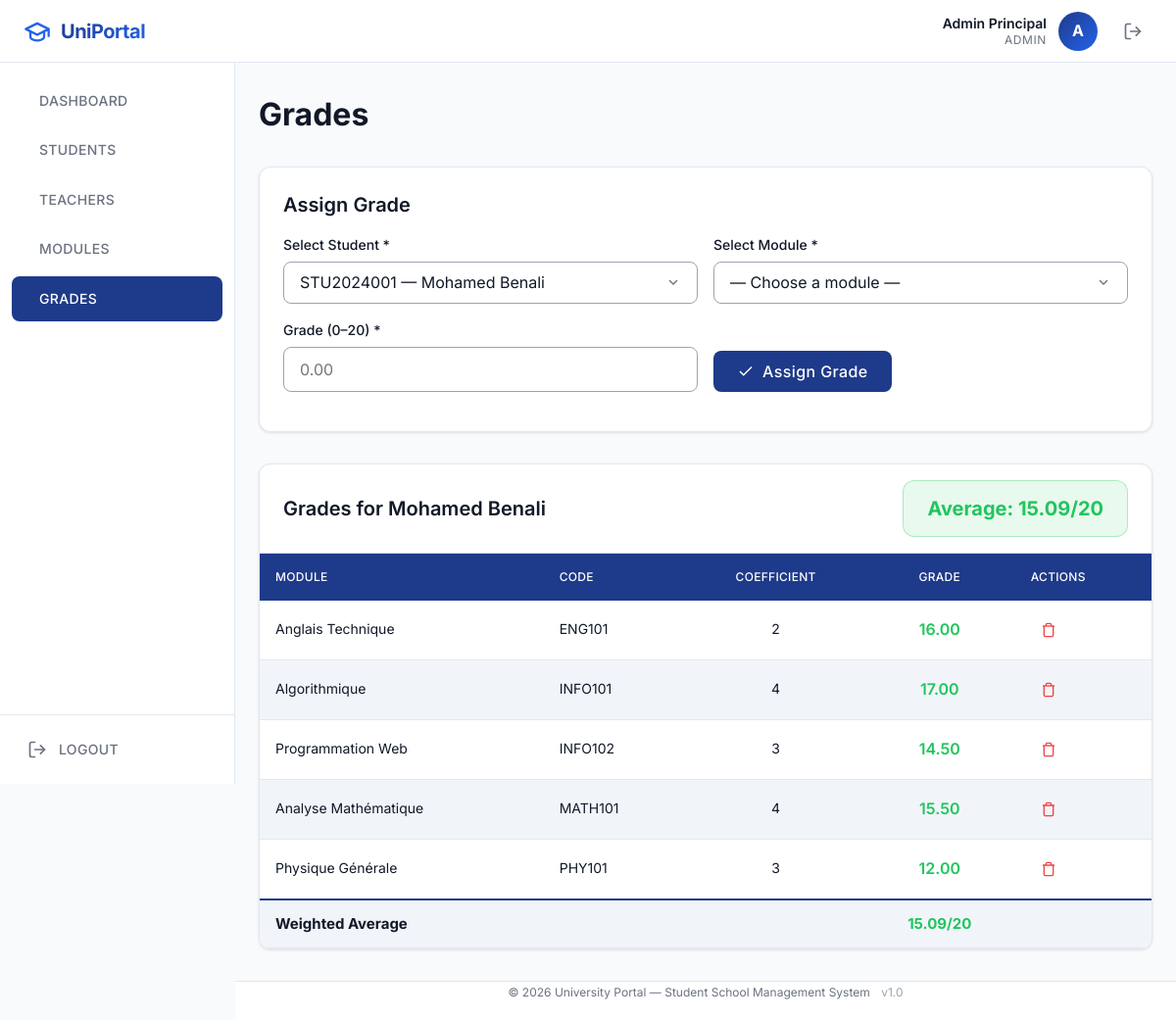
Page /admin/grades.php?student_id=1 (signed in) on the committed database.
### tables this page shows
CREATE TABLE IF NOT EXISTS students (
    id          INT AUTO_INCREMENT PRIMARY KEY,
    matricule   VARCHAR(20)     NOT NULL UNIQUE,
    first_name  VARCHAR(100)    NOT NULL,
    last_name   VARCHAR(100)    NOT NULL,
    birth_date  DATE            NULL,
    email       VARCHAR(150)    NOT NULL UNIQUE,
    password    VARCHAR(255)    NOT NULL,
    level       VARCHAR(20)     NOT NULL DEFAULT 'L1',
    created_at  TIMESTAMP       DEFAULT CURRENT_TIMESTAMP,
    INDEX idx_student_matricule (matricule),
    INDEX idx_student_email (email),
    INDEX idx_student_level (level)
);

CREATE TABLE IF NOT EXISTS grades (
    id          INT AUTO_INCREMENT PRIMARY KEY,
    student_id  INT             NOT NULL,
    module_id   INT             NOT NULL,
    grade       DECIMAL(5,2)    NOT NULL CHECK (grade >= 0 AND grade <= 20),
    created_at  TIMESTAMP       DEFAULT CURRENT_TIMESTAMP,
    updated_at  TIMESTAMP       DEFAULT CURRENT_TIMESTAMP ON UPDATE CURRENT_TIMESTAMP,
    UNIQUE KEY uk_student_module (student_id, module_id),
    INDEX idx_grade_student (student_id),
    INDEX idx_grade_module (module_id),
    CONSTRAINT fk_grade_student
        FOREIGN KEY (student_id) REFERENCES students(id)
        ON DELETE CASCADE ON UPDATE CASCADE,
    CONSTRAINT fk_grade_module
        FOREIGN KEY (module_id) REFERENCES modules(id)
        ON DELETE CASCADE ON UPDATE CASCADE
);

CREATE TABLE IF NOT EXISTS modules (
    id          INT AUTO_INCREMENT PRIMARY KEY,
    code        VARCHAR(20)     NOT NULL UNIQUE,
    name        VARCHAR(150)    NOT NULL,
    coefficient INT             NOT NULL DEFAULT 1,
    teacher_id  INT             NULL,
    created_at  TIMESTAMP       DEFAULT CURRENT_TIMESTAMP,
    INDEX idx_module_code (code),
    INDEX idx_module_teacher (teacher_id),
    CONSTRAINT fk_module_teacher
        FOREIGN KEY (teacher_id) REFERENCES teachers(id)
        ON DELETE SET NULL ON UPDATE CASCADE
);

### includes/auth.php (called while the page is built, shortened)
<?php
function e(string $value): string
{
    return htmlspecialchars($value, ENT_QUOTES, 'UTF-8');
}

### admin/grades.php (the view, shortened to what this page needs)
<?php
require_once __DIR__ . '/../includes/auth.php';
require_once __DIR__ . '/../config/database.php';
$students = $pdo->query("SELECT id, matricule, first_name, last_name FROM students ORDER BY last_name")->fetchAll();
$selectedStudent = isset($_GET['student_id']) ? (int)$_GET['student_id'] : 0;
$studentGrades = [];
$weightedAverage = 0;
if ($selectedStudent > 0) {
    $stmt = $pdo->prepare("
        SELECT g.id, g.grade, m.code, m.name AS module_name, m.coefficient
        FROM grades g
        JOIN modules m ON m.id = g.module_id
        WHERE g.student_id = ?
        ORDER BY m.code
    ");
    $stmt->execute([$selectedStudent]);
    $studentGrades = $stmt->fetchAll();
    $totalWeight = 0;
    $totalPoints = 0;
    foreach ($studentGrades as $g) {
        $totalPoints += $g['grade'] * $g['coefficient'];
        $totalWeight += $g['coefficient'];
    }
    $weightedAverage = $totalWeight > 0 ? round($totalPoints / $totalWeight, 2) : 0;
}
include __DIR__ . '/../includes/header.php';
include __DIR__ . '/../includes/sidebar.php';
?>
<div class="page-header">
    <h1>Grades</h1>
</div>
<div class="card mb-32">
    <h3 class="mb-16">Assign Grade</h3>
    <form method="POST" data-validate>
        <div class="form-row">
            <div class="form-group">
                <label class="form-label" for="grade_student">Select Student *</label>
                <select id="grade_student" name="student_id" class="form-control" required onchange="window.location='grades.php?student_id='+this.value">
                    <?php foreach ($students as $s): ?>
                        <option value="<?php echo $s['id']; ?>" <?php echo $selectedStudent == $s['id'] ? 'selected' : ''; ?>>
                            <?php echo e($s['matricule'] . ' — ' . $s['first_name'] . ' ' . $s['last_name']); ?>
                        </option>
                    <?php endforeach; ?>
                </select>
            </div>
            <div class="form-group">
                <label class="form-label" for="grade_module">Select Module *</label>
                <select id="grade_module" name="module_id" class="form-control" required>
                    <option value="">— Choose a module —</option>
                </select>
            </div>
        </div>
        <div class="form-row">
            <div class="form-group">
                <label class="form-label" for="grade_value">Grade (0–20) *</label>
                <input type="number" id="grade_value" name="grade" class="form-control" data-grade
                       min="0" max="20" step="0.25" placeholder="0.00" required>
            </div>
            <div class="form-group" style="display:flex; align-items:flex-end;">
                <button type="submit" class="btn btn-primary">
                    <svg width="18" height="18" viewBox="0 0 24 24" fill="none" stroke="currentColor" stroke-width="2"><polyline points="20 6 9 17 4 12"/></svg>
                    Assign Grade
                </button>
            </div>
        </div>
    </form>
</div>
<?php if ($selectedStudent > 0): ?>
    <div class="table-container">
        <div class="table-toolbar">
            <h3 style="margin:0;">
                Grades for
                <?php
                    foreach ($students as $s) {
                        if ($s['id'] == $selectedStudent) {
                            echo e($s['first_name'] . ' ' . $s['last_name']);
                            break;
                        }
                    }
                ?>
            </h3>
            <div class="average-badge <?php echo $weightedAverage >= 10 ? 'pass' : 'fail'; ?>">
                Average: <?php echo $weightedAverage; ?>/20
            </div>
        </div>
        <table class="responsive-table">
            <thead>
                <tr>
                    <th>Module</th>
                    <th>Code</th>
                    <th class="text-center">Coefficient</th>
                    <th class="text-center">Grade</th>
                    <th>Actions</th>
                </tr>
            </thead>
            <tbody>
                <?php if (empty($studentGrades)): ?>
                    <tr><td colspan="5" class="empty-state"><p>No grades assigned yet</p></td></tr>
                <?php else: ?>
                    <?php foreach ($studentGrades as $g): ?>
                        <tr>
                            <td data-label="Module"><?php echo e($g['module_name']); ?></td>
                            <td data-label="Code"><?php echo e($g['code']); ?></td>
                            <td data-label="Coefficient" class="text-center"><?php echo $g['coefficient']; ?></td>
                            <td data-label="Grade" class="text-center">
                                <span class="grade-value <?php echo $g['grade'] >= 10 ? 'grade-pass' : 'grade-fail'; ?>">
                                    <?php echo number_format($g['grade'], 2); ?>
                                </span>
                            </td>
                            <td data-label="Actions">
                                <form method="POST" id="delete-grade-<?php echo $g['id']; ?>" style="display:inline;">
                                    <button type="button" class="btn-delete" onclick="confirmDelete('Remove this grade?', 'delete-grade-<?php echo $g['id']; ?>')" title="Delete">
                                        <svg width="16" height="16" viewBox="0 0 24 24" fill="none" stroke="currentColor" stroke-width="2"><polyline points="3 6 5 6 21 6"/><path d="M19 6v14a2 2 0 0 1-2 2H7a2 2 0 0 1-2-2V6m3 0V4a2 2 0 0 1 2-2h4a2 2 0 0 1 2 2v2"/></svg>
                                    </button>
                                </form>
                            </td>
                        </tr>
                    <?php endforeach; ?>
                    <tr class="total-row">
                        <td colspan="3" data-label=""><strong>Weighted Average</strong></td>
                        <td class="text-center" data-label="Average">
                            <strong class="<?php echo $weightedAverage >= 10 ? 'grade-pass' : 'grade-fail'; ?>">
                                <?php echo $weightedAverage; ?>/20
                            </strong>
                        </td>
                        <td></td>
                    </tr>
                <?php endif; ?>
            </tbody>
        </table>
    </div>
<?php endif; ?>
<?php include __DIR__ . '/../includes/footer.php'; ?>

### assets/css/style.css (style rules this page uses)
:root { --primary: #1e3a8a; --secondary: #2563eb; --bg: #f8fafc; --text: #111827; --success: #22c55e; --danger: #ef4444; --white: #ffffff; --gray-100: #f1f5f9; --gray-200: #e2e8f0; --gray-400: #9ca3af; --gray-500: #6b7280; --primary-80: rgba(30, 58, 138, 0.8); --header-h: 64px; --sidebar-w: 240px; --footer-h: 40px; --radius: 8px; --radius-lg: 12px; --z-header: 1000; --z-sidebar: 900; --z-modal: 2000; --z-toast: 2500; --shadow-sm: 0 1px 3px rgba(0,0,0,0.1); --shadow-md: 0 4px 12px rgba(0,0,0,0.12); --shadow-lg: 0 10px 30px rgba(0,0,0,0.15); --transition: 0.3s ease; }
*, *::before, *::after { margin: 0; padding: 0; box-sizing: border-box; }
html { font-size: 16px; scroll-behavior: smooth; }
body { font-family: 'Inter', Arial, sans-serif; color: var(--text); background: var(--bg); line-height: 1.6; min-height: 100vh; -webkit-font-smoothing: antialiased; -moz-osx-font-smoothing: grayscale; }
h1 { font-size: 32px; font-weight: 700; line-height: 1.3; margin-bottom: 16px; }
h3 { font-size: 20px; font-weight: 600; line-height: 1.4; margin-bottom: 8px; }
.page-header { display: flex; align-items: center; justify-content: space-between; flex-wrap: wrap; gap: 16px; margin-bottom: 32px; }
.page-header h1 { margin-bottom: 0; }
.btn { display: inline-flex; align-items: center; justify-content: center; gap: 8px; padding: 12px 24px; border: none; border-radius: var(--radius); font-family: inherit; font-size: 16px; font-weight: 500; letter-spacing: 0.025em; cursor: pointer; transition: all var(--transition); line-height: 1; text-decoration: none; }
.btn-primary { background: var(--primary); color: var(--white); }
.card { background: var(--white); border: 1px solid var(--gray-200); border-radius: var(--radius-lg); padding: 24px; box-shadow: var(--shadow-sm); transition: box-shadow var(--transition); }
.table-container { background: var(--white); border: 1px solid var(--gray-200); border-radius: var(--radius-lg); overflow: hidden; box-shadow: var(--shadow-sm); }
.table-toolbar { display: flex; align-items: center; justify-content: space-between; flex-wrap: wrap; gap: 16px; padding: 16px 24px; border-bottom: 1px solid var(--gray-200); }
table { width: 100%; border-collapse: collapse; font-size: 14px; }
thead th { background: var(--primary); color: var(--white); font-weight: 500; text-align: left; padding: 14px 16px; white-space: nowrap; letter-spacing: 0.025em; text-transform: uppercase; font-size: 12px; }
tbody td { padding: 12px 16px; border-bottom: 1px solid var(--gray-200); vertical-align: middle; }
tbody tr:nth-child(even) { background: var(--gray-100); }
.text-center { text-align: center; }
.btn-edit, .btn-delete { width: 36px; height: 36px; border-radius: 50%; border: none; cursor: pointer; display: inline-flex; align-items: center; justify-content: center; transition: all var(--transition); background: transparent; }
.btn-delete { color: var(--danger); }
.form-group { margin-bottom: 16px; }
.form-label { display: block; font-weight: 500; font-size: 14px; margin-bottom: 6px; color: var(--text); }
.form-control { width: 100%; padding: 12px 16px; border: 1px solid var(--gray-400); border-radius: var(--radius); font-family: inherit; font-size: 16px; color: var(--text); background: var(--white); transition: all var(--transition); outline: none; }
select.form-control { appearance: none; background-repeat: no-repeat; background-position: right 16px center; padding-right: 44px; }
.form-row { display: grid; grid-template-columns: 1fr 1fr; gap: 16px; }
.average-badge { display: inline-flex; align-items: center; gap: 8px; padding: 12px 24px; border-radius: var(--radius-lg); font-size: 20px; font-weight: 700; }
.average-badge.pass { background: rgba(34, 197, 94, 0.1); color: var(--success); border: 1px solid rgba(34, 197, 94, 0.3); }
.grade-value { font-weight: 600; font-size: 16px; }
.grade-pass { color: var(--success); }
.total-row td { font-weight: 700 !important; font-size: 15px !important; background: var(--gray-100) !important; border-top: 2px solid var(--primary) !important; }
.mb-16 { margin-bottom: 16px; }
.mb-32 { margin-bottom: 32px; }

### rows in the picture
students: first_name+last_name "Mohamed Benali"
grades: module.name "Anglais Technique", module.code "ENG101", module.coefficient "2", grade "16.00"
grades: module.name "Algorithmique", module.code "INFO101", module.coefficient "4", grade "17.00"
grades: module.name "Programmation Web", module.code "INFO102", module.coefficient "3", grade "14.50"
grades: module.name "Analyse Mathématique", module.code "MATH101", module.coefficient "4", grade "15.50"
grades: module.name "Physique Générale", module.code "PHY101", module.coefficient "3", grade "12.00"

### other values in the picture
$userName "Admin Principal"
$userRole "ADMIN"
substr($userName, 0, 1) "A"
$item['label'] "DASHBOARD"
$item['label'] "STUDENTS"
$item['label'] "TEACHERS"
$item['label'] "MODULES"
$item['label'] "GRADES"
$weightedAverage "15.09"
form field student_id "STU2024001 — Mohamed Benali"
